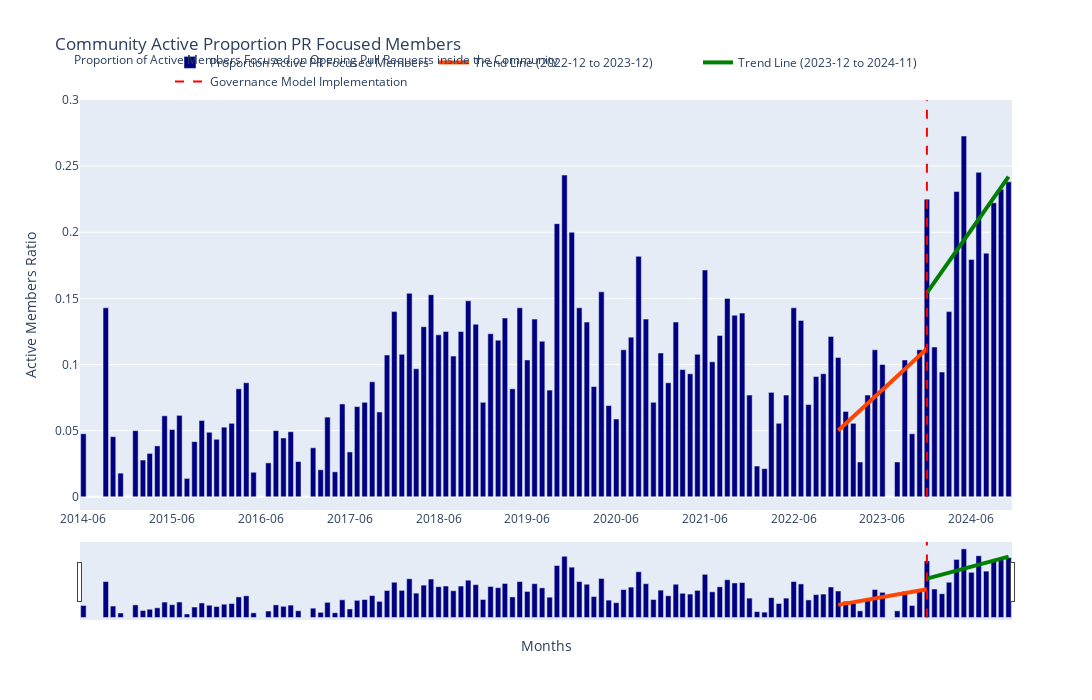

The notebook cell this image was saved under:
### Code cell
months = comparison_community_activity_pr_not_pr['created_at']
mean_values = comparison_community_activity_pr_not_pr['number_of_users_y'] / comparison_community_activity_pr_not_pr['number_of_users_x']
fig = go.Figure()

fig.add_trace(go.Bar(
    x=months,
    y=mean_values,
    name='Proportion Active PR Focused Members',
    marker=dict(color='navy')
))

fig.add_trace(go.Scatter(
    x=data_1['created_at'].astype(str),
    y=trend_1,
    mode='lines',
    line=dict(color='orangered', width=4),
    name='Trend Line (2022-12 to 2023-12)'
))

fig.add_trace(go.Scatter(
    x=data_2['created_at'].astype(str),
    y=trend_2,
    mode='lines',
    line=dict(color='green', width=4),
    name='Trend Line (2023-12 to 2024-11)'
))

fig.update_layout(
    title='Community Active Proportion PR Focused Members',
    xaxis_title='Months',
    yaxis_title='Active Members Ratio',
    xaxis=dict(
        tickmode='array',
        tickvals=months[::12],
        ticktext=months[::12],
        rangeslider=dict(visible=False),
        tickformat='%Y-%m',
    ),
    yaxis=dict(range=[-0.01, max(mean_values) * 1.1], dtick=0.05),
    hovermode='x unified',
    width=1400,
    height=700,
    legend=dict(
        orientation='h',
        yanchor='bottom',
        y=1.01,
        xanchor='center',
        x=0.5
    ),
    annotations=[
        dict(
            text='Proportion of Active Members Focused on Opening Pull Requests inside the Community',
            xref='paper',
            yref='paper',
            x=-0.009,
            y=1.09,
            showarrow=False,
            font=dict(size=12)
        )
    ]
)

fig.add_trace(go.Scatter(
    x=['2023-12', '2023-12'],
    y=[0, max(mean_values) * 1.1],
    mode='lines',
    line=dict(color='red', dash='dash'),
    name='Governance Model Implementation'
))

fig.write_image('images/community_proportion_pr_active_members.png')

fig.update_layout(
    annotations=[
        dict(
            y=1.125
        )
    ],
    xaxis=dict(
        rangeslider=dict(visible=True),
    )
)

fig.show()

### Figure 1 — Plotly figure (JSON) as saved in the notebook; plotly's stock layout.template omitted (floating-point values rounded to 4 significant figures)
{"data": [{"marker": {"color": "navy"}, "name": "Proportion Active PR Focused Members", "type": "bar", "x": ["2014-06", "2014-07", "2014-08", "2014-09", "2014-10", "2014-11", "2014-12", "2015-01", "2015-02", "2015-03", "2015-04", "2015-05", "2015-06", "2015-07", "2015-08", "2015-09", "2015-10", "2015-11", "2015-12", "2016-01", "2016-02", "2016-03", "2016-04", "2016-05", "2016-06", "2016-07", "2016-08", "2016-09", "2016-10", "2016-11", "2016-12", "2017-01", "2017-02", "2017-03", "2017-04", "2017-05", "2017-06", "2017-07", "2017-08", "2017-09", "2017-10", "2017-11", "2017-12", "2018-01", "2018-02", "2018-03", "2018-04", "2018-05", "2018-06", "2018-07", "2018-08", "2018-09", "2018-10", "2018-11", "2018-12", "2019-01", "2019-02", "2019-03", "2019-04", "2019-05", "2019-06", "2019-07", "2019-08", "2019-09", "2019-10", "2019-11", "2019-12", "2020-01", "2020-02", "2020-03", "2020-04", "2020-05", "2020-06", "2020-07", "2020-08", "2020-09", "2020-10", "2020-11", "2020-12", "2021-01", "2021-02", "2021-03", "2021-04", "2021-05", "2021-06", "2021-07", "2021-08", "2021-09", "2021-10", "2021-11", "2021-12", "2022-01", "2022-02", "2022-03", "2022-04", "2022-05", "2022-06", "2022-07", "2022-08", "2022-09", "2022-10", "2022-11", "2022-12", "2023-01", "2023-02", "2023-03", "2023-04", "2023-05", "2023-06", "2023-07", "2023-08", "2023-09", "2023-10", "2023-11", "2023-12", "2024-01", "2024-02", "2024-03", "2024-04", "2024-05", "2024-06", "2024-07", "2024-08", "2024-09", "2024-10", "2024-11"], "y": [0.04762, null, null, 0.1429, 0.04545, 0.01786, null, 0.05, 0.02778, 0.03279, 0.03846, 0.06122, 0.05085, 0.06154, 0.01389, 0.04167, 0.05769, 0.04878, 0.04348, 0.05263, 0.05556, 0.08163, 0.08621, 0.01852, null, 0.02564, 0.05, 0.04444, 0.04918, 0.02667, null, 0.03704, 0.02041, 0.06024, 0.01887, 0.07018, 0.0339, 0.06818, 0.07143, 0.08696, 0.0641, 0.1071, 0.14, 0.1077, 0.1538, 0.09677, 0.1286, 0.1528, 0.1224, 0.125, 0.1064, 0.125, 0.1481, 0.1304, 0.07143, 0.1233, 0.1184, 0.1351, 0.08163, 0.1429, 0.1034, 0.1343, 0.1176, 0.08065, 0.2065, 0.2432, 0.2, 0.1429, 0.1321, 0.08333, 0.1549, 0.06897, 0.05882, 0.1111, 0.1207, 0.1818, 0.1343, 0.07143, 0.1087, 0.08621, 0.1321, 0.09615, 0.09302, 0.1077, 0.1714, 0.102, 0.122, 0.15, 0.1373, 0.1389, 0.07692, 0.02326, 0.02128, 0.07895, 0.05556, 0.07692, 0.1429, 0.1333, 0.06977, 0.09091, 0.09302, 0.1212, 0.1053, 0.06452, 0.05556, 0.02632, 0.07692, 0.1111, 0.1, null, 0.02632, 0.1034, 0.04762, 0.1111, 0.225, 0.1132, 0.09434, 0.14, 0.2308, 0.2727, 0.1795, 0.2453, 0.1842, 0.2222, 0.2326, 0.2381]}, {"line": {"color": "orangered", "width": 4}, "mode": "lines", "name": "Trend Line (2022-12 to 2023-12)", "type": "scatter", "x": ["2022-12", "2023-01", "2023-02", "2023-03", "2023-04", "2023-05", "2023-06", "2023-07", "2023-08", "2023-09", "2023-10", "2023-11", "2023-12"], "y": [0.05007, 0.05522, 0.06038, 0.06554, 0.0707, 0.07586, 0.08101, 0.08617, 0.09133, 0.09649, 0.1016, 0.1068, 0.112]}, {"line": {"color": "green", "width": 4}, "mode": "lines", "name": "Trend Line (2023-12 to 2024-11)", "type": "scatter", "x": ["2023-12", "2024-01", "2024-02", "2024-03", "2024-04", "2024-05", "2024-06", "2024-07", "2024-08", "2024-09", "2024-10", "2024-11"], "y": [0.1542, 0.1622, 0.1702, 0.1782, 0.1862, 0.1942, 0.2022, 0.2101, 0.2181, 0.2261, 0.2341, 0.2421]}, {"line": {"color": "red", "dash": "dash"}, "mode": "lines", "name": "Governance Model Implementation", "type": "scatter", "x": ["2023-12", "2023-12"], "y": [0, 0.3]}], "layout": {"annotations": [{"font": {"size": 12}, "showarrow": false, "text": "Proportion of Active Members Focused on Opening Pull Requests inside the Community", "x": -0.009, "xref": "paper", "y": 1.125, "yref": "paper"}], "height": 700, "hovermode": "x unified", "legend": {"orientation": "h", "x": 0.5, "xanchor": "center", "y": 1.01, "yanchor": "bottom"}, "title": {"text": "Community Active Proportion PR Focused Members"}, "width": 1400, "xaxis": {"rangeslider": {"visible": true}, "tickformat": "%Y-%m", "tickmode": "array", "ticktext": ["2014-06", "2015-06", "2016-06", "2017-06", "2018-06", "2019-06", "2020-06", "2021-06", "2022-06", "2023-06", "2024-06"], "tickvals": ["2014-06", "2015-06", "2016-06", "2017-06", "2018-06", "2019-06", "2020-06", "2021-06", "2022-06", "2023-06", "2024-06"], "title": {"text": "Months"}}, "yaxis": {"dtick": 0.05, "range": [-0.01, 0.3], "title": {"text": "Active Members Ratio"}}}}
